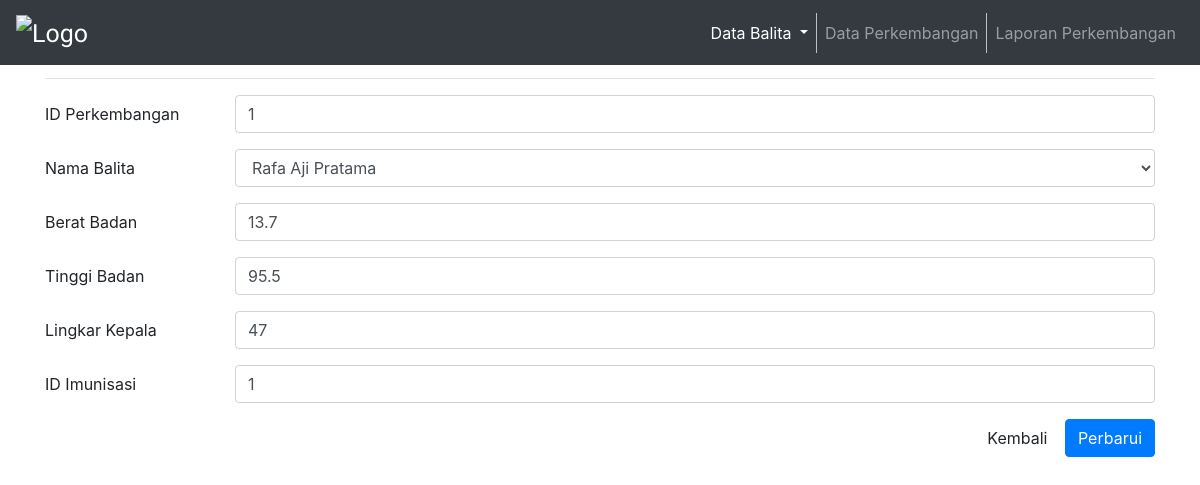
Page /admin/proses/edit-perkembangan.php?idperkembangan=1 on the earlier database version.
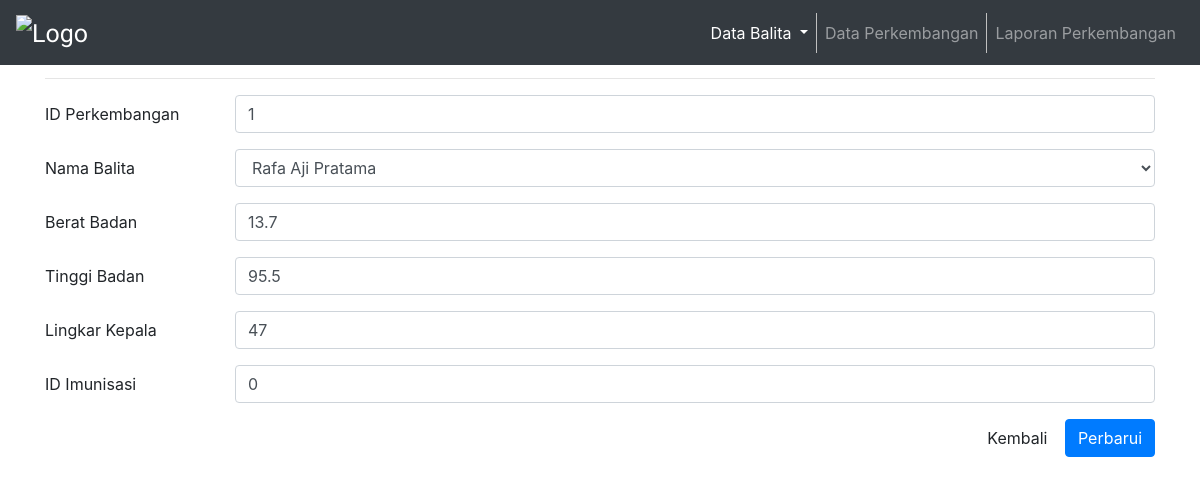
Same page on the later database version.
### tables this page shows
CREATE TABLE `perkembangan` (
  `idperkembangan` int(5) NOT NULL,
  `idbalita` int(5) NOT NULL,
  `berat_badan` double NOT NULL,
  `tinggi_badan` double NOT NULL,
  `lingkar_kepala` double NOT NULL,
  `id_imunisasi` int(5) NOT NULL
);

### admin/proses/edit-perkembangan.php (the view, shortened to what this page needs)
<?php
	include('../koneksi.php');
?>
<!DOCTYPE html>
<html lang="en">
<head>
    <link rel="stylesheet" href="https://maxcdn.bootstrapcdn.com/bootstrap/4.5.2/css/bootstrap.min.css">
    <link rel="stylesheet" href="https://cdnjs.cloudflare.com/ajax/libs/font-awesome/4.7.0/css/font-awesome.min.css">
</head>
<body>
    <nav class="navbar navbar-expand-md bg-dark navbar-dark fixed-top">
        <a class="navbar-brand">
            <img src="http://indihealth.com/indihealthcom/assets/images/products/5acf891ba61c4.png" alt="Logo"
                style="width:150px;"></a>
        <div class="collapse navbar-collapse" id="collapsibleNavbar">
            <ul class="navbar-nav ml-auto">
                <li class="nav-item dropdown active">
                    <a class="nav-link dropdown-toggle" href="#" id="navbarDropdown" role="button"
                        data-toggle="dropdown" aria-haspopup="true" aria-expanded="false">
                        Data Balita
                    </a>
                </li>
                <li class="nav-item">
                    <a class="nav-link" href="../index-perkembangan.php">Data Perkembangan</a>
                </li>
                <li class="nav-item">
                    <a class="nav-link" href="../laporan-perkembangan.php">Laporan Perkembangan</a>
                </li>
            </ul>
        </div>
    </nav>
    <br>
    <div class="container">
        <h2>Edit Data Perkembangan Balita</h2>
        <hr>
        <?php
		if(isset($_GET['idperkembangan'])){
			$idperkembangan = $_GET['idperkembangan'];
			$select = mysqli_query($koneksi, "SELECT * FROM perkembangan WHERE idperkembangan='$idperkembangan'") or die(mysqli_error($koneksi));
			if(mysqli_num_rows($select) == 0){
				echo '<div class="alert alert-warning">ID tidak ada dalam database.</div>';
				exit();
			}else{
				$data = mysqli_fetch_assoc($select);
			}
		}
		?>
        <form action="edit-perkembangan.php?idperkembangan=<?php echo $idperkembangan; ?>" method="post"
            autocomplete="off">
            <div class="form-group row">
                <label class="col-sm-2 col-form-label">ID Perkembangan</label>
                <div class="col-sm-10">
                    <input type="text" name="idperkembangan" class="form-control"
                        value="<?php echo $data['idperkembangan']; ?>" required>
                </div>
            </div>
            <div class="form-group row">
                <label class="col-sm-2 col-form-label">Nama Balita</label>
                <div class="col-sm-10">
                    <select id="idbalita" class="form-control" name="idbalita">
                        <?php
							$sql = mysqli_query($koneksi,"SELECT * FROM balita");
							while ($result = mysqli_fetch_array($sql)) {
						?>
                        <option value="<?php echo $result['idbalita'] ?>"><?php echo $result['nama_balita'] ?></option>
                        <?php } ?>
                    </select>
                </div>
            </div>
            <div class="form-group row">
                <label class="col-sm-2 col-form-label">Berat Badan</label>
                <div class="col-sm-10">
                    <input type="text" name="berat_badan" class="form-control"
                        value="<?php echo $data['berat_badan']; ?>" required>
                </div>
            </div>
            <div class="form-group row">
                <label class="col-sm-2 col-form-label">Tinggi Badan</label>
                <div class="col-sm-10">
                    <input type="text" name="tinggi_badan" class="form-control"
                        value="<?php echo $data['tinggi_badan']; ?>" required>
                </div>
            </div>
            <div class="form-group row">
                <label class="col-sm-2 col-form-label">Lingkar Kepala</label>
                <div class="col-sm-10">
                    <input type="text" name="lingkar_kepala" class="form-control"
                        value="<?php echo $data['lingkar_kepala']; ?>" required>
                </div>
            </div>
            <div class="form-group row">
                <label class="col-sm-2 col-form-label">ID Imunisasi</label>
                <div class="col-sm-10">
                    <input type="text" name="id_imunisasi" class="form-control"
                        value="<?php echo $data['id_imunisasi']; ?>" required>
                </div>
            </div>
            <div class="form-group text-right">
                <a href="../index-perkembangan.php" class="btn btn-default">Kembali</a>
                <button type="submit" name="submit" class="btn btn-primary">Perbarui</button>
            </div>
        </form>
    </div>
</body>
</html>

Differences in the rows shown:
changed perkembangan id 1: id_imunisasi "1" → "0"
